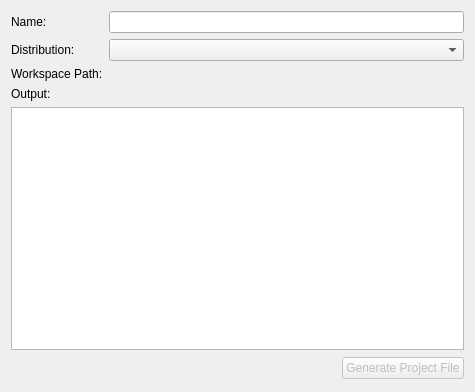
<?xml version="1.0" encoding="UTF-8"?>
<ui version="4.0">
 <class>ROSProjectManager::Internal::ROSImportWizardPage</class>
 <widget class="QWizardPage" name="ROSProjectManager::Internal::ROSImportWizardPage">
  <property name="geometry">
   <rect>
    <x>0</x>
    <y>0</y>
    <width>475</width>
    <height>392</height>
   </rect>
  </property>
  <property name="sizePolicy">
   <sizepolicy hsizetype="Expanding" vsizetype="Expanding">
    <horstretch>0</horstretch>
    <verstretch>0</verstretch>
   </sizepolicy>
  </property>
  <property name="cursor">
   <cursorShape>PointingHandCursor</cursorShape>
  </property>
  <property name="windowTitle">
   <string>WizardPage</string>
  </property>
  <property name="layoutDirection">
   <enum>Qt::LeftToRight</enum>
  </property>
  <layout class="QFormLayout" name="formLayout">
   <item row="0" column="0">
    <widget class="QLabel" name="nameLabel">
     <property name="sizePolicy">
      <sizepolicy hsizetype="Fixed" vsizetype="Preferred">
       <horstretch>0</horstretch>
       <verstretch>0</verstretch>
      </sizepolicy>
     </property>
     <property name="text">
      <string>Name:</string>
     </property>
    </widget>
   </item>
   <item row="0" column="1">
    <widget class="Utils::FileNameValidatingLineEdit" name="nameLineEdit"/>
   </item>
   <item row="2" column="0">
    <widget class="QLabel" name="workspaceLabel">
     <property name="text">
      <string>Workspace Path:</string>
     </property>
    </widget>
   </item>
   <item row="2" column="1">
    <widget class="Utils::PathChooser" name="pathChooser" native="true"/>
   </item>
   <item row="3" column="0">
    <widget class="QLabel" name="outputLabel">
     <property name="text">
      <string>Output:</string>
     </property>
    </widget>
   </item>
   <item row="4" column="0" colspan="2">
    <widget class="QTextEdit" name="outputTextEdit">
     <property name="sizePolicy">
      <sizepolicy hsizetype="Expanding" vsizetype="Expanding">
       <horstretch>0</horstretch>
       <verstretch>1</verstretch>
      </sizepolicy>
     </property>
     <property name="documentTitle">
      <string/>
     </property>
     <property name="lineWrapMode">
      <enum>QTextEdit::NoWrap</enum>
     </property>
     <property name="lineWrapColumnOrWidth">
      <number>0</number>
     </property>
     <property name="readOnly">
      <bool>true</bool>
     </property>
    </widget>
   </item>
   <item row="5" column="1">
    <widget class="QFrame" name="frame">
     <property name="sizePolicy">
      <sizepolicy hsizetype="Preferred" vsizetype="Fixed">
       <horstretch>0</horstretch>
       <verstretch>0</verstretch>
      </sizepolicy>
     </property>
     <property name="minimumSize">
      <size>
       <width>0</width>
       <height>25</height>
      </size>
     </property>
     <property name="maximumSize">
      <size>
       <width>16777215</width>
       <height>25</height>
      </size>
     </property>
     <property name="layoutDirection">
      <enum>Qt::LeftToRight</enum>
     </property>
     <property name="frameShape">
      <enum>QFrame::NoFrame</enum>
     </property>
     <property name="frameShadow">
      <enum>QFrame::Raised</enum>
     </property>
     <layout class="QHBoxLayout" name="horizontalLayout">
      <property name="spacing">
       <number>0</number>
      </property>
      <property name="leftMargin">
       <number>0</number>
      </property>
      <property name="topMargin">
       <number>0</number>
      </property>
      <property name="rightMargin">
       <number>0</number>
      </property>
      <property name="bottomMargin">
       <number>0</number>
      </property>
      <item>
       <spacer name="horizontalSpacer">
        <property name="orientation">
         <enum>Qt::Horizontal</enum>
        </property>
        <property name="sizeHint" stdset="0">
         <size>
          <width>40</width>
          <height>20</height>
         </size>
        </property>
       </spacer>
      </item>
      <item>
       <widget class="QPushButton" name="generateProjectFileButton">
        <property name="enabled">
         <bool>false</bool>
        </property>
        <property name="sizePolicy">
         <sizepolicy hsizetype="Fixed" vsizetype="Fixed">
          <horstretch>0</horstretch>
          <verstretch>0</verstretch>
         </sizepolicy>
        </property>
        <property name="maximumSize">
         <size>
          <width>200</width>
          <height>16777215</height>
         </size>
        </property>
        <property name="text">
         <string>Generate Project File</string>
        </property>
       </widget>
      </item>
     </layout>
    </widget>
   </item>
   <item row="1" column="0">
    <widget class="QLabel" name="distributionLabel">
     <property name="text">
      <string>Distribution:</string>
     </property>
    </widget>
   </item>
   <item row="1" column="1">
    <widget class="QComboBox" name="distributionComboBox"/>
   </item>
  </layout>
 </widget>
 <customwidgets>
  <customwidget>
   <class>Utils::FileNameValidatingLineEdit</class>
   <extends>QLineEdit</extends>
   <header>utils/filenamevalidatinglineedit.h</header>
  </customwidget>
  <customwidget>
   <class>Utils::PathChooser</class>
   <extends>QWidget</extends>
   <header>utils/pathchooser.h</header>
   <container>1</container>
  </customwidget>
 </customwidgets>
 <resources/>
 <connections/>
</ui>
